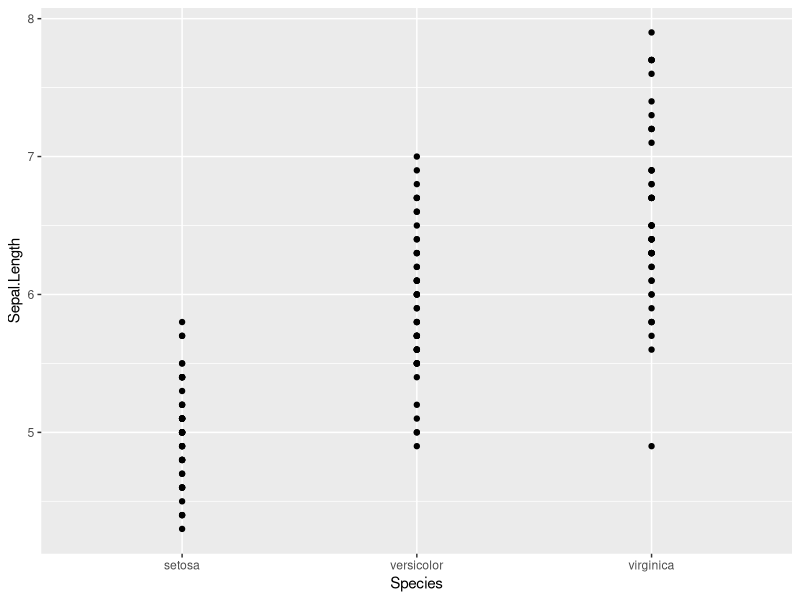
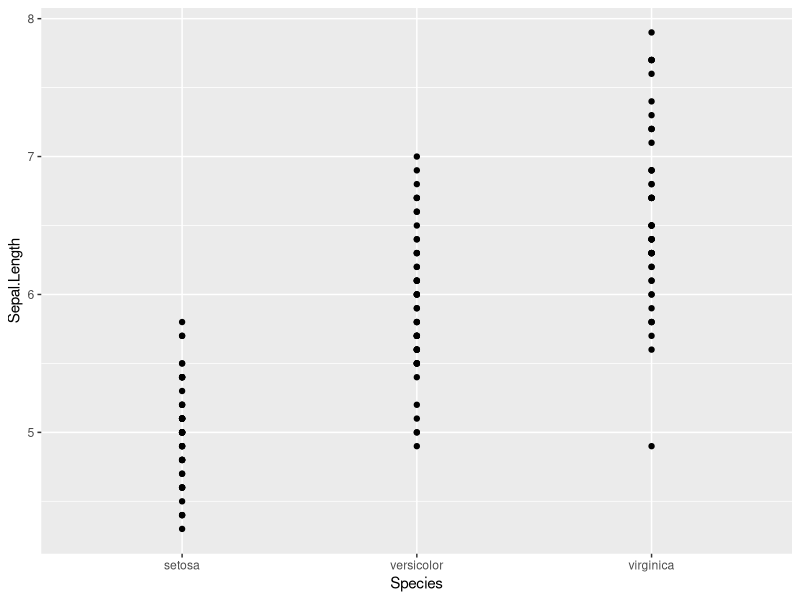
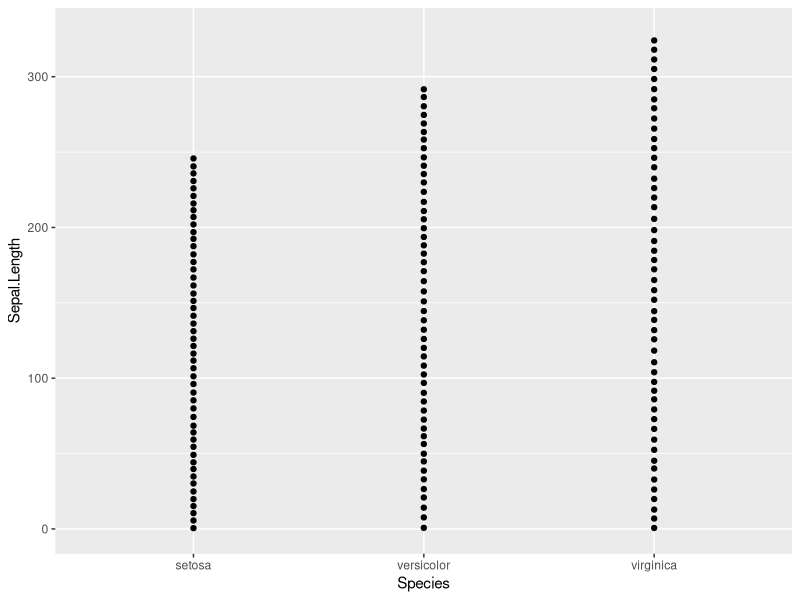
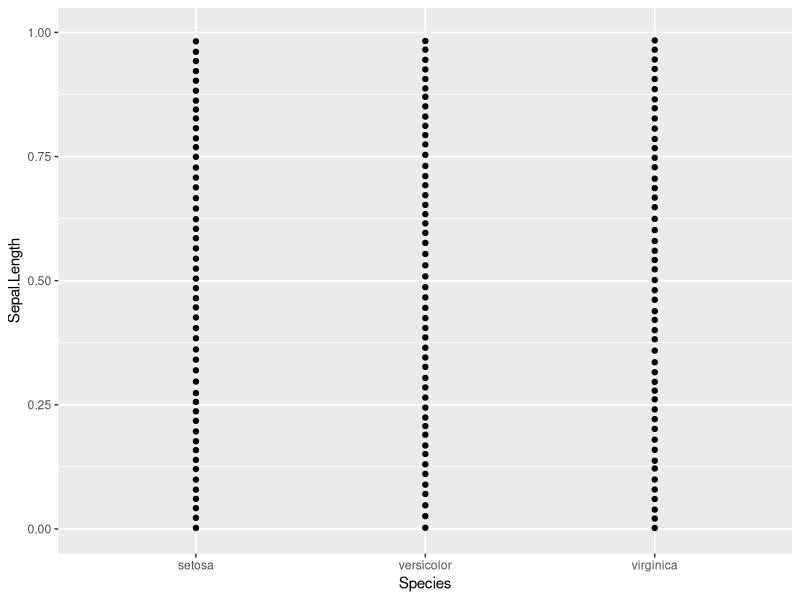
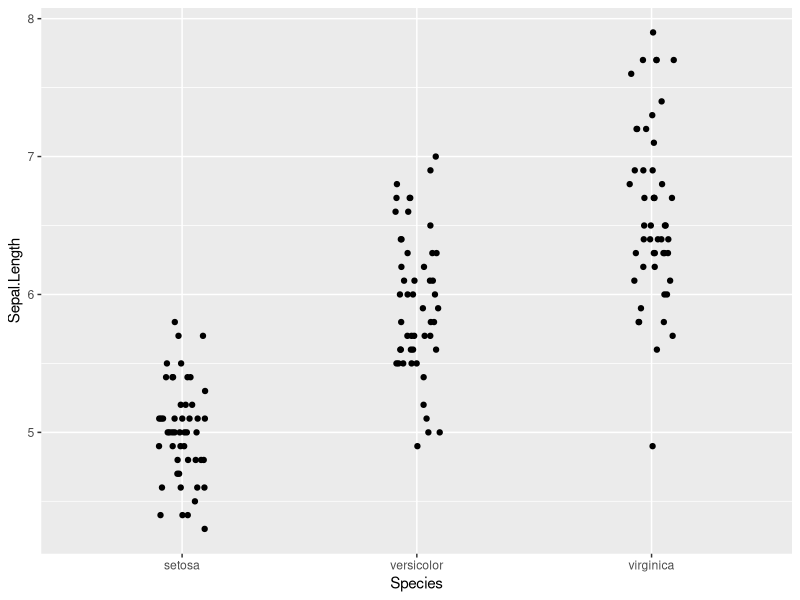
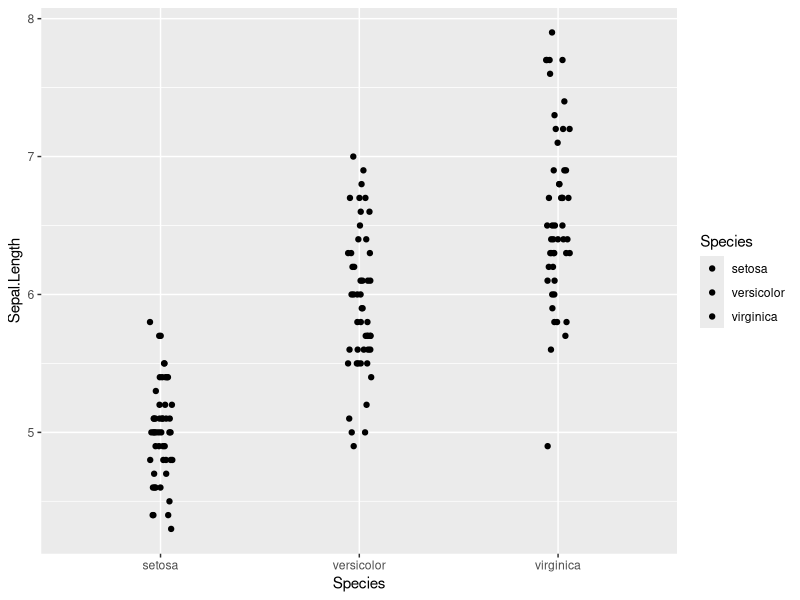

These figures' R source, in order: (Note: this script raises an error after producing the figures.)
library(ggplot2)

ggplot(iris, aes(x=Species, y=Sepal.Length)) +
  geom_point()

ggplot(iris, aes(x=Species, y=Sepal.Length)) +
  geom_point(position = position_dodge())

ggplot(iris, aes(x=Species, y=Sepal.Length, ymax=Sepal.Length+0.2)) +
  geom_point(position = position_stack(0.1, 0))

ggplot(iris, aes(x=Species, y=Sepal.Length)) +
  geom_point(position = position_fill(0.1, 0.1))

ggplot(iris, aes(x=Species, y=Sepal.Length)) +
  geom_point(position = position_jitter(0.1, 0))

ggplot(iris, aes(x=Species, fill=Species, y=Sepal.Length)) +
  geom_point(position = position_jitterdodge(0.3, 0))


#
# factor

# jednak nie jest zaimplementowane

ggplot(iris, aes(x=Species, y=factor(Sepal.Length), group=factor(Sepal.Length))) +
  geom_point(position = position_dodge(width = 0.2, 0))





#
# geom _line
#

ggplot(iris, aes(x=Sepal.Width, y=Sepal.Length)) +
  geom_path(position = "stack") + 
  geom_point()
